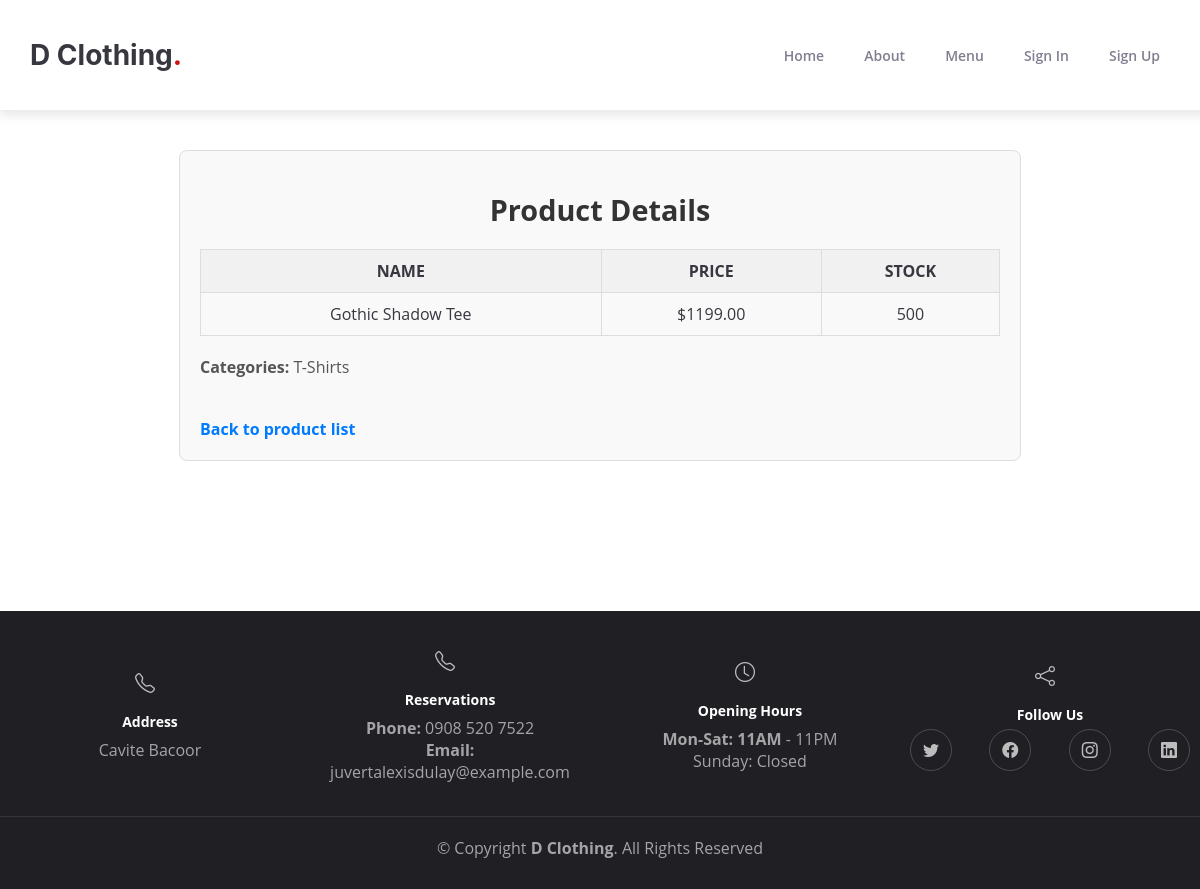
/product-detail/11/, run on the app's committed database.
### app/models.py (models this page shows, shortened)
class Product(models.Model):
    name = models.CharField(max_length=100)
    description = models.TextField(blank=True)
    image = models.ImageField(upload_to='products/', default='default.jpg')
    price = models.DecimalField(max_digits=10, decimal_places=2)
    stock = models.PositiveIntegerField()
    categories = models.ManyToManyField(Category, related_name='products')

class Category(models.Model):
    name = models.CharField(max_length=100)
    description = models.TextField(blank=True, null=True)

### app/views.py (the view)
# urls.py: path('product-detail/<int:pk>/', ProductDetailView.as_view(), name='product_detail'),
class ProductDetailView(DetailView):
    model = Product
    template_name = 'app/product_detail.html'
    context_object_name = 'product'

### app/templates/app/product_detail.html
{% extends 'app/base.html' %}
{% load static %}
{% block content %}
<link rel="stylesheet" href="{% static 'css/detail.css' %}">
<div class="product-detail-container">
    <h1 class="title">Product Details</h1>
    <table class="product-detail-table">
        <thead>
            <tr>
                <th>NAME</th>
                <th>PRICE</th>
                <th>STOCK</th>
            </tr>
        </thead>
        <tbody>
            <tr>
                <td>{{ product.name }}</td>
                <td>${{ product.price }}</td>
                <td>{{ product.stock }}</td>
            </tr>
        </tbody>
    </table>
    <div class="categories-section">
        <strong>Categories:</strong>
        {% for category in product.categories.all %}
            {{ category.name }}{% if not forloop.last %}, {% endif %}
        {% endfor %}
    </div>
    <a href="{% url 'menu' %}" class="back-link">Back to product list</a>
</div>
{% endblock content %}

### static/css/base.css (style rules this page uses)
body { font-family: var(--font-default); color: var(--color-default); }

### static/css/navbar.css (style rules this page uses)
:root { --font-default: "Open Sans", system-ui, -apple-system, "Segoe UI", Roboto, "Helvetica Neue", Arial, "Noto Sans", "Liberation Sans", sans-serif; --font-secondary: "Inter", sans-serif; --color-primary: #ce1212; --color-secondary: #37373f; --color-background: #ffffff; --color-text-light: #7f7f90; --color-hover: #ec2727; }
body { font-family: var(--font-default); color: var(--color-secondary); background-color: var(--color-background); margin: 0; padding: 0; }
a { color: var(--color-primary); text-decoration: none; transition: color 0.3s ease; }

### static/css/detail.css (style rules this page uses)
.product-detail-container { max-width: 800px; margin: 150px auto; padding: 20px; border: 1px solid #ddd; border-radius: 8px; background-color: #f9f9f9; }
.title { text-align: center; font-size: 1.8em; margin-bottom: 20px; color: #333; }
.product-detail-table { width: 100%; border-collapse: collapse; margin-bottom: 20px; }
.product-detail-table th, .product-detail-table td { border: 1px solid #ddd; padding: 10px; text-align: center; margin: 150px auto; }
.product-detail-table th { background-color: #f1f1f1; font-weight: bold; }
.categories-section { margin: 20px 0; font-size: 1em; color: #555; }
.back-link { display: inline-block; text-align: center; margin-top: 20px; text-decoration: none; color: #007BFF; font-weight: bold; }

### data on the page
Product: name "Gothic Shadow Tee", price "1199.00", stock "500"
Category: name "T-Shirts"
